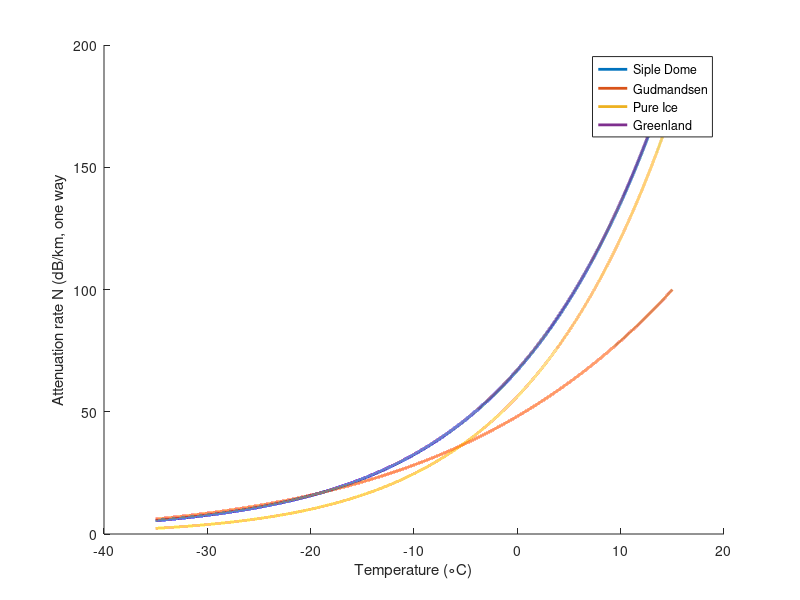

The MATLAB source for this figure:
function [ T_cel NgreenTot ] = iceAttenuationModel()
% Compute ice attenuation model based on series of papers by MacGregor et
% al and Matsouka et al. 
% Outputs:
%       Currently set to give the one way attenuation rate of Greenland ice
%       in dB/km from -50 to 0 degrees C
% Alex Kendrick
% 1/30/2017


%close all

%%%%%%%%%%%%%%%%%%%%%%%%%%%%%%%%%%%%%%%%%%%%%%%%
% Compute radar power

% From Matsuoka et al. 2012
% Pdb = Sdb + Rdb - Ldb - Bdb

%Uniform permittivity from Matsuoka (2010)
epsilon = 3.2; % Equivalent to 168 m/us propagation speed
f = 300; %Center frequency is 600 MHz

% From Matsuoka et al. 2010 (2) 
% i = 1: Water i = 2: Acidity i = 3: Salinity
% Parameters from MacGregor et al 2007 Table 2
% Molar conductivity of H+ : uHcl = 3.2 S/(m*M)
% Molar conductivity of Cl- : uCl = 0.43 S/(m*M)
% Pure ice conductivity: 6.6 uS/m

% Activation Energies
% Epure = 0.55 eV
% EH+ = 0.20 eV
% ECl- = 0.19 eV

Tr = 251; %Ref Temp in K
T_cel = -35:0.001:15;
% Greenland bed depth (taken from MIMO processing)
H = 617.23;

%%%%%%%%%%%%%%%%%%%%%%%%%%%%%
% Implement Greenland Params from Macgregor 2015 M07 model, Holocene epoch
Tr_green = -21+273;
C_green = [1 1.6 0.4 0.5];
sigma_green = [9.2 3.2 0.43 0.8];
E_green = [0.51 0.20 0.19 0.23];
%%%%%%%%%%%%%%%%%%%%%%%%%%%%%


% Calculate attenuation
%C = [1 1.3 4.2]; %Matsouka 2010

%%%%%%%%%%%%%%%%%%%%%%%%%%%%%
%Matsouka 2012
C_siple = [ 1 1.2 4.1]; 
sigma_siple = [9.2 3.2 0.43]; 
E_siple = [0.51 0.20 0.19];

%%%%%%%%%%%%%%%%%%%%%%%%%%%%%


%C = [1 1.3 4.2]; % Concentrations in uM (mol/uL)
%sigma = [6.6 3.2 0.43]; % Conductivities in 
%E = [0.55 0.20 0.19]; % Activation energies in eV
T = T_cel + 273; % Ice temperature *** This is a function of depth
k = 8.61733*10^-5; % Boltzmann const in ev/K

for j = 1:length(T)
    
    for i = 1:3
        Nsiple(i) = sigma_siple(i)*C_siple(i)*exp(-E_siple(i)/k*(1/T(j) - 1/Tr));
    end
    
    for i =1:4
       Ngreen(i) = sigma_green(i)*C_green(i)*exp(-E_green(i)/k*(1/T(j) - 1/Tr));
    end
        
    NgreenTot(j) = 0.914*sum(Ngreen);
    
    NsipleTot(j) = 0.914*sum(Nsiple);
    %NdB(j) = 10*log10(1000*(j));

    Npure(j) = 0.914*sigma_siple(1)*C_siple(1)*exp(-(E_siple(1)/k) * (1/T(j) - 1/Tr));
    %Npure(j) = 10*log10(1000*Npure(j));

    NGud(j) = 0.914*(15.4*exp(-0.33/k*(1/T(j) - 1/Tr)));
    %NGud(j) = 10*log10(1000*NGud(j));
    
end

figure(10)
hold on
plot(T_cel, NsipleTot,'LineWidth',2)
plot(T_cel, NGud,'LineWidth',2)
plot(T_cel, Npure,'LineWidth',2)
plot(T_cel, NgreenTot,'LineWidth',2)

xlabel('Temperature (\circC)')
ylabel('Attenuation rate N (dB/km, one way')

legend('Siple Dome','Gudmandsen','Pure Ice','Greenland')
% Calculate Fresnel Reflectivity
%R = 20*log10(4.5*10^-3/f*

% h = 1;
% Gdb = 2*10*log10(h + z2/sqrt(epsilon))


end

